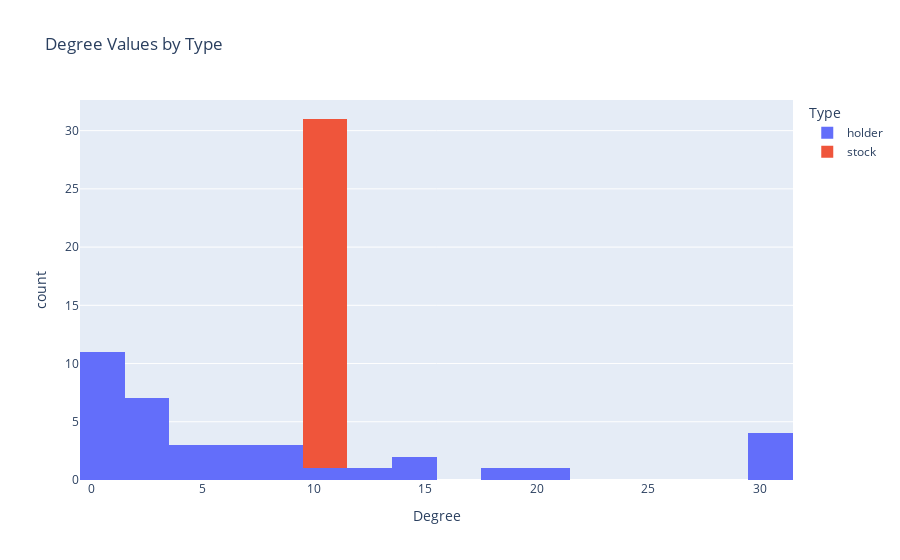

Source (notebook cell):
### Markdown cell above
Once the degree is captured in our dataframe we can visualize the distribution. 

The below graph the degree distribution of the institutional holders and stocks.  The distribution of institutional holders is skewed right with a mode at 30.  Whereas the stock distribution is static at 10.  This characteristic of the dataset, showing the top 10 institutional holders by stock.

### Code cell
# plot histogram
fig = px.histogram(df, x = 'Degree', color='Type', nbins=20, title='Degree Values by Type')
fig.show()

### Figure 1 — Plotly figure (JSON) as saved in the notebook; plotly's stock layout.template omitted (floating-point values rounded to 4 significant figures)
{"data": [{"alignmentgroup": "True", "bingroup": "x", "hovertemplate": "Type=holder<br>Degree=%{x}<br>count=%{y}<extra></extra>", "legendgroup": "holder", "marker": {"color": "#636efa", "pattern": {"shape": ""}}, "name": "holder", "nbinsx": 20, "offsetgroup": "holder", "orientation": "v", "showlegend": true, "type": "histogram", "x": [30, 30, 30, 30, 6, 3, 5, 1, 21, 6, 5, 12, 3, 8, 19, 5, 2, 15, 10, 9, 1, 15, 9, 1, 3, 7, 1, 1, 1, 2, 1, 1, 2, 1, 1, 1, 2], "xaxis": "x", "yaxis": "y"}, {"alignmentgroup": "True", "bingroup": "x", "hovertemplate": "Type=stock<br>Degree=%{x}<br>count=%{y}<extra></extra>", "legendgroup": "stock", "marker": {"color": "#EF553B", "pattern": {"shape": ""}}, "name": "stock", "nbinsx": 20, "offsetgroup": "stock", "orientation": "v", "showlegend": true, "type": "histogram", "x": [10, 10, 10, 10, 10, 10, 10, 10, 10, 10, 10, 10, 10, 10, 10, 10, 10, 10, 10, 10, 10, 10, 10, 10, 10, 10, 10, 10, 10, 10], "xaxis": "x", "yaxis": "y"}], "layout": {"barmode": "relative", "legend": {"title": {"text": "Type"}, "tracegroupgap": 0}, "title": {"text": "Degree Values by Type"}, "xaxis": {"anchor": "y", "domain": [0, 1], "title": {"text": "Degree"}}, "yaxis": {"anchor": "x", "domain": [0, 1], "title": {"text": "count"}}}}
